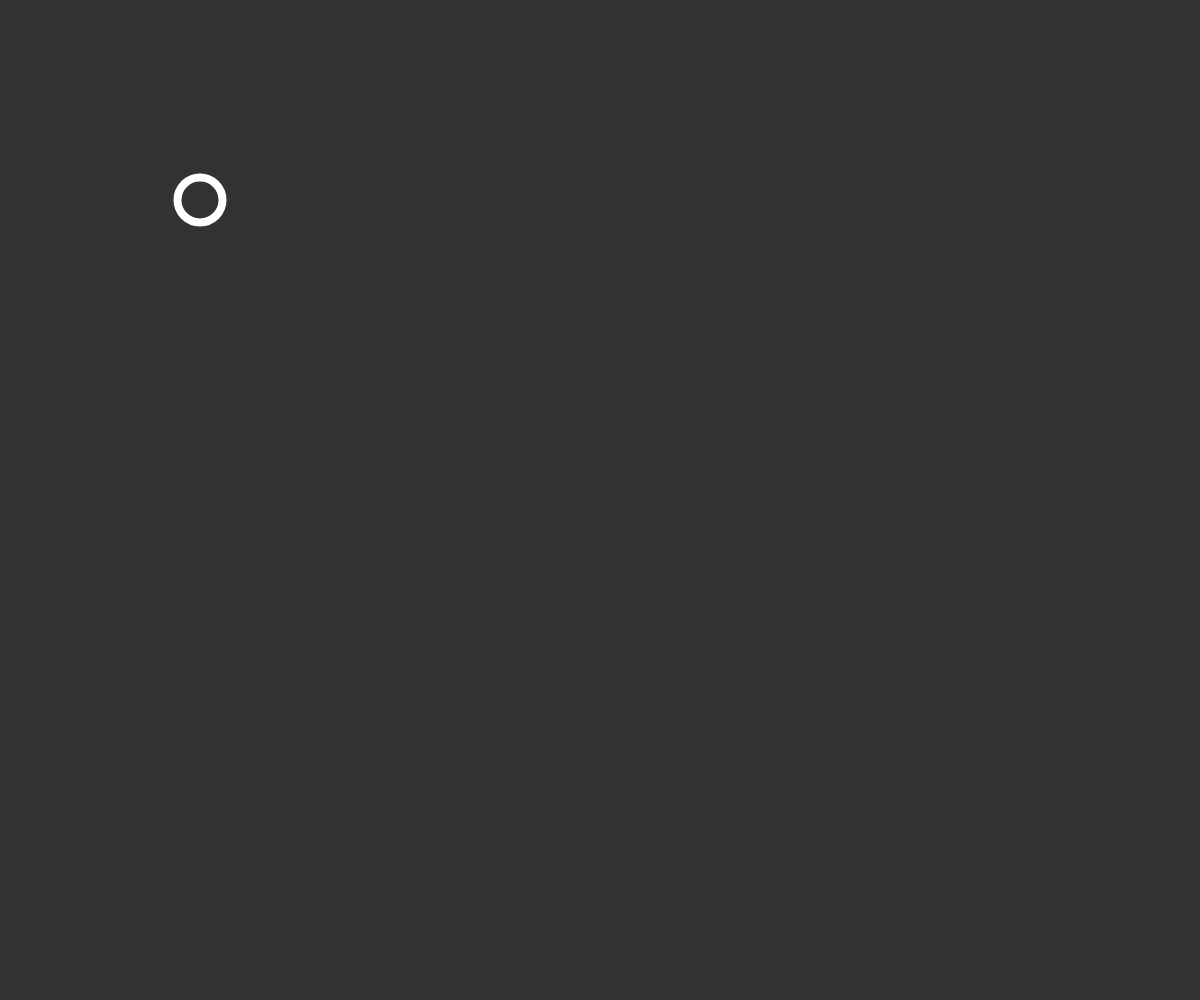
Frame 1 (no input)
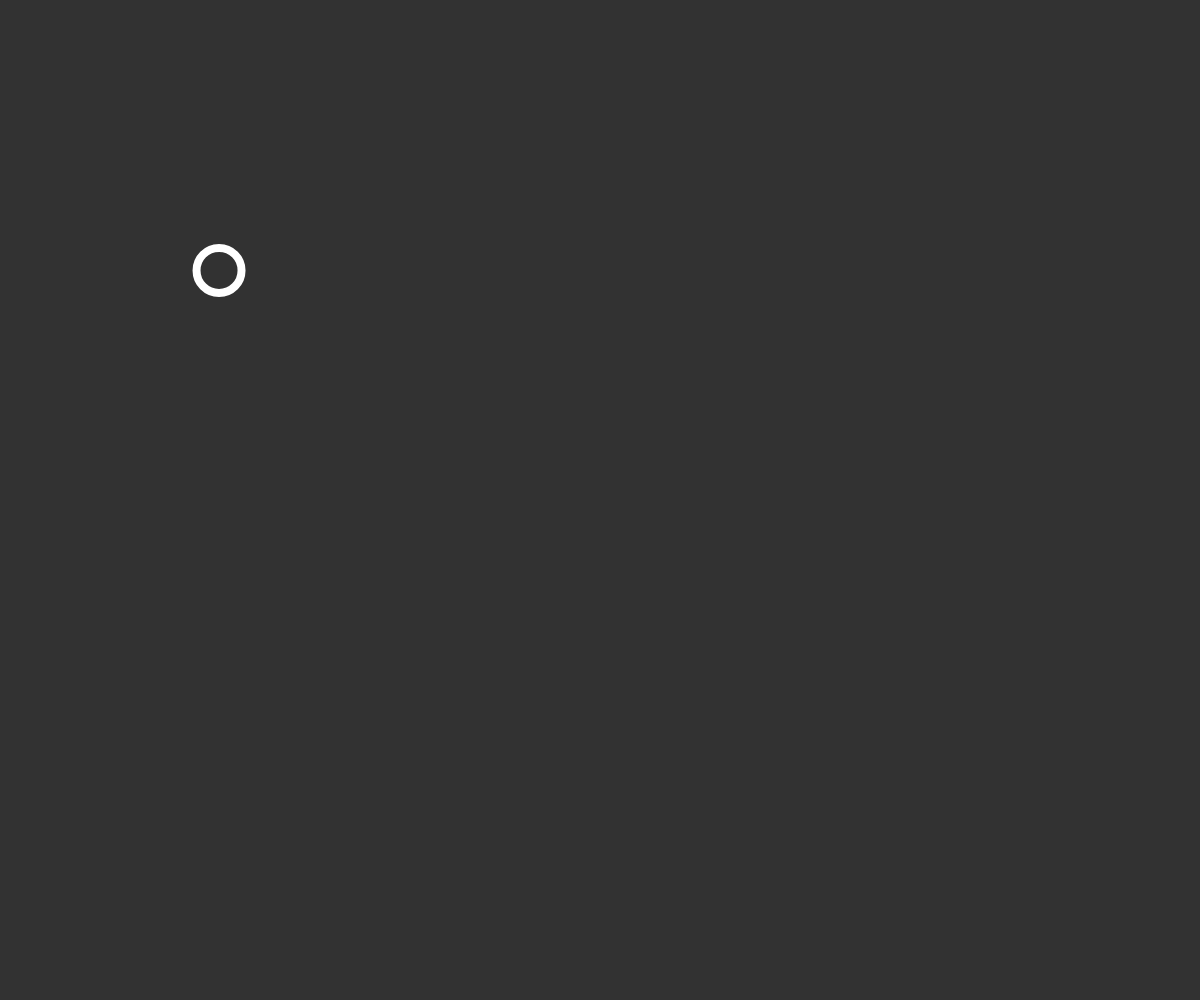
Frame 60 (no input)
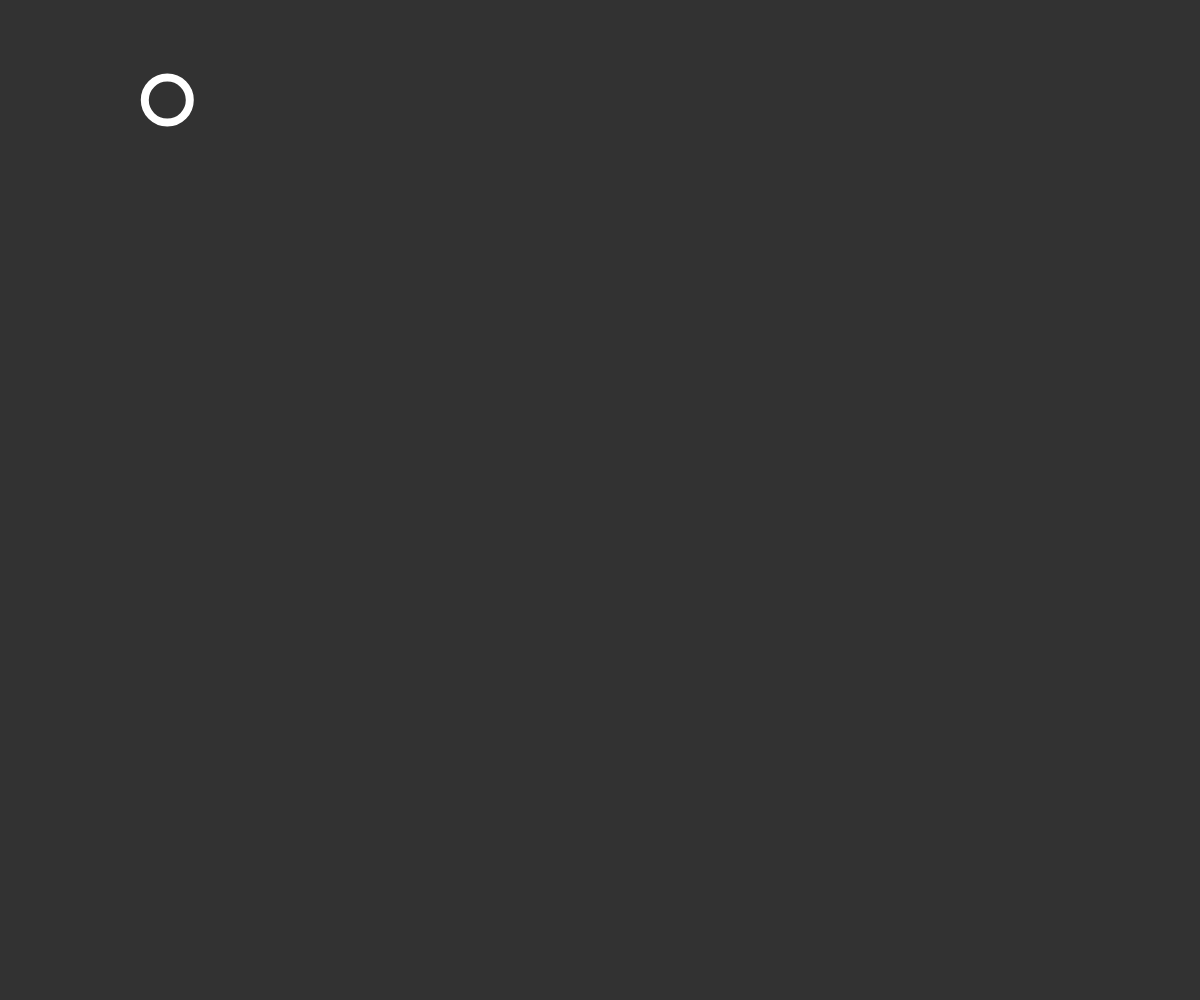
Frame 120 (the mouse pressed at the canvas centre since frame 60)

The p5.js sketch that drew these frames (run headless with seeded random() and noise() and a simulated clock; from frame 60 on, the mouse is pressed at the canvas centre):

// p5.js sketch
// ── sketch.js
let xpos = 0;
let ypos = 0;

function setup() {
    createCanvas(windowWidth, windowHeight);
  }
  function draw() {
    background(50);
    noFill();
    stroke(255);
    strokeWeight(8);
    ellipse(
      200+sin(xpos)*100,
      200+sin(ypos)*100,
      45, 45);
    xpos += 0.05;
    ypos += 0.04;
  }
